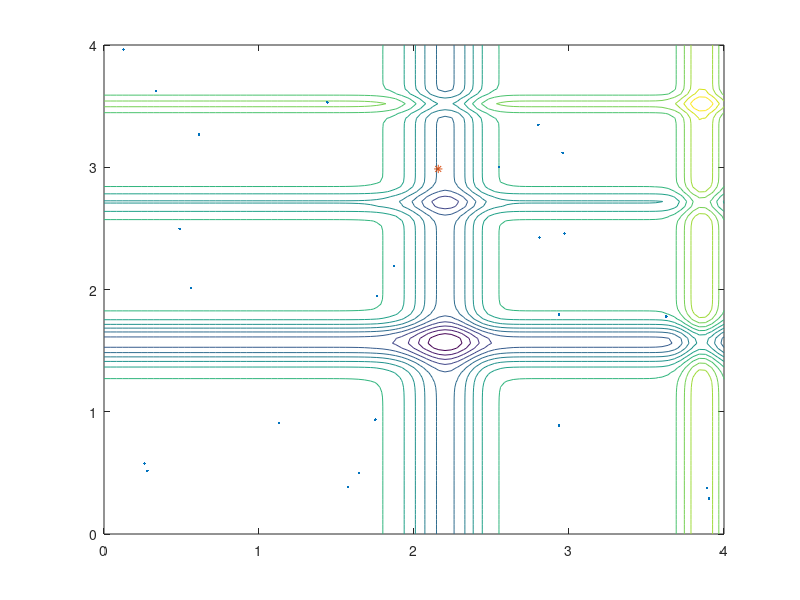
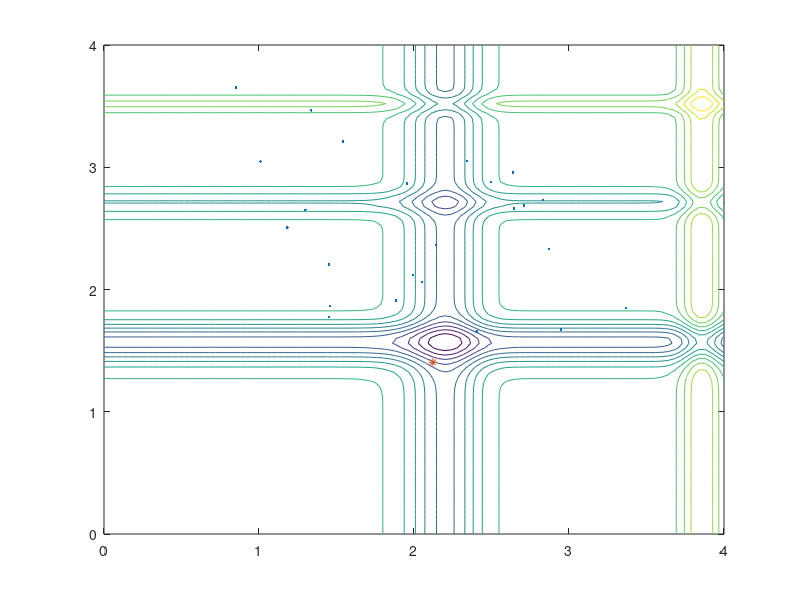
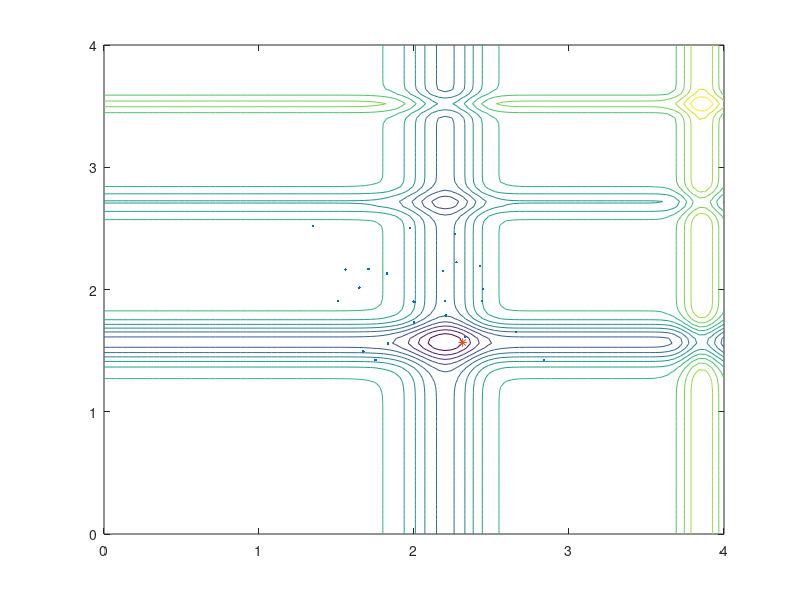
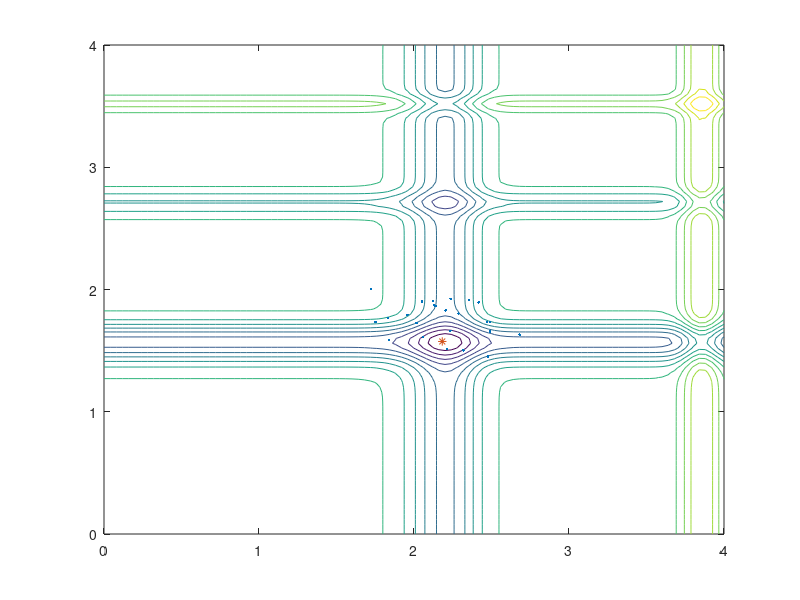

MATLAB code to generate these figures, in order:
% ======================================================== %
% The Particle Swarm Optimization
% ======================================================== %
% Usage: pso(number_of_particles,Num_iterations)
% eg:   best=pso(20,10);
% where best=[xbest ybest zbest]  %an n by 3 matrix
%   xbest(i)/ybest(i) are the best at ith iteration

function [best]=pso(n, Num_iterations)
% n=number of particles
% Num_iterations=total number of iterations
if nargin<2,   Num_iterations=20;  end
if nargin<1,   n=25;          end
% Michalewicz Function f*=-1.801 at [2.20319,1.57049]
% Splitting two parts to avoid long lines in printing
str1='-sin(x)*(sin(x^2/3.14159))^20';
str2='-sin(y)*(sin(2*y^2/3.14159))^20';
funstr=strcat(str1,str2);
% Converting to an inline function and vectorization
f=vectorize(inline(funstr));
% range=[xmin xmax ymin ymax];
range=[0 4 0 4];
% ----------------------------------------------------
% Setting the parameters: alpha, beta
% Random amplitude of roaming particles alpha=[0,1]
% alpha=gamma^t=0.7^t;
% Speed of convergence (0->1)=(slow->fast)
beta=0.5;
% ----------------------------------------------------
% Grid values of the objective function
% These values are used for visualization only
Ngrid=100;
dx=(range(2)-range(1))/Ngrid;
dy=(range(4)-range(3))/Ngrid;
xgrid=range(1):dx:range(2); ygrid=range(3):dy:range(4);
[x,y]=meshgrid(xgrid,ygrid);
z=f(x,y);
% Display the shape of the function to be optimized
figure(1);
surfc(x,y,z);
% ---------------------------------------------------
best=zeros(Num_iterations,3);   % initialize history
% ----- Start Particle Swarm Optimization -----------
% generating the initial locations of n particles
[xn,yn]=init_pso(n,range);
% Display the paths of particles in a figure
% with a contour of the objective function
%figure(2);
% Start iterations
for i=1:Num_iterations,
figure(i);
% Show the contour of the function
  contour(x,y,z,15); hold on;
% Find the current best location (xo,yo)
zn=f(xn,yn);
zn_min=min(zn);
xo=min(xn(zn==zn_min));
yo=min(yn(zn==zn_min));
zo=min(zn(zn==zn_min));
% Trace the paths of all roaming particles
% Display these roaming particles
plot(xn,yn,'.',xo,yo,'*'); axis(range);
% The accelerated PSO with alpha=gamma^t
  gamma=0.7; alpha=gamma.^i;
% Move all the particles to new locations
[xn,yn]=pso_move(xn,yn,xo,yo,alpha,beta,range);
drawnow;
% Use "hold on" to display paths of particles
hold off;
% History
best(i,1)=xo; best(i,2)=yo; best(i,3)=zo;
end   %%%%% end of iterations



% ----- Subfunctions  -----

% Intial locations of n particles
function [xn,yn]=init_pso(n,range)
xrange=range(2)-range(1); yrange=range(4)-range(3);
xn=rand(1,n)*xrange+range(1);
yn=rand(1,n)*yrange+range(3);

% Move all the particles toward (xo,yo)
function [xn,yn]=pso_move(xn,yn,xo,yo,a,b,range)
nn=size(yn,2);  %a=alpha, b=beta
xn=xn.*(1-b)+xo.*b+a.*(rand(1,nn)-0.5);
yn=yn.*(1-b)+yo.*b+a.*(rand(1,nn)-0.5);
[xn,yn]=findrange(xn,yn,range);

% Make sure the particles are within the range
function [xn,yn]=findrange(xn,yn,range)
nn=length(yn);
for i=1:nn,
   if xn(i)<=range(1), xn(i)=range(1); end
   if xn(i)>=range(2), xn(i)=range(2); end
   if yn(i)<=range(3), yn(i)=range(3); end
   if yn(i)>=range(4), yn(i)=range(4); end
end